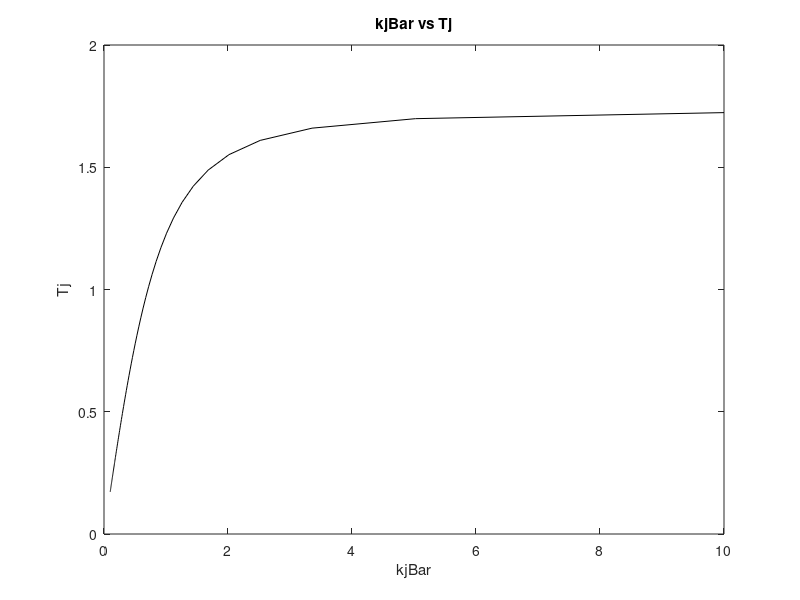
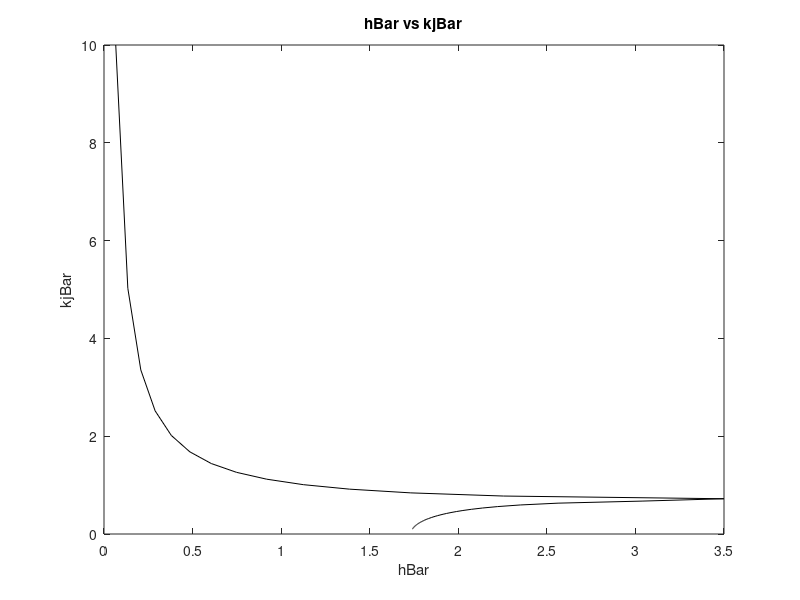
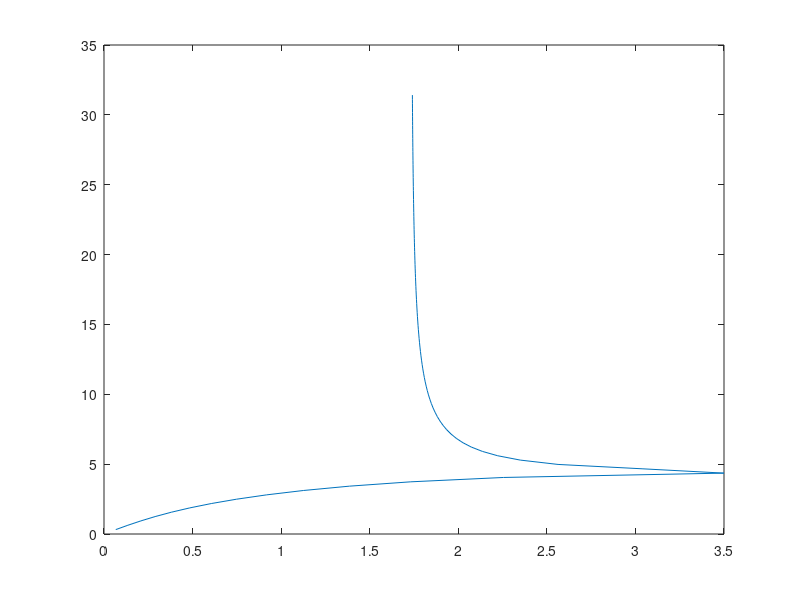

Write the MATLAB code that produced these figures, in order.
clearvars;
close all;
%Real length of box: 12.2 cm
%Water depth needs to be: 
starting_l = pi/0.1;
final_l = pi/10;
%increment = pi/0.1;
%n = (final_l-starting_l)/increment+1;
n=101;
increment = (final_l-starting_l)/(n-1);
gamma = 1;
j = 1;
gravity = 1;

l = starting_l:increment:final_l;
h = zeros(1,n);
hBar = zeros(1,n);
Tj = zeros(1,n);
kj = zeros(1,n);
kjBar = zeros(1,n);
for i=1:n
   
    kj(i) = (j*pi)/l(i);
    kjBar(i) = kj(i)*sqrt(gamma/gravity);
    %Tj(i) = sqrt((3*(gamma/gravity)*kj(i)^2))/((1+((gamma/gravity)*kj(i)^2)));
    Tj(i) = sqrt((3*kjBar(i)^2)/(1+kjBar(i)^2));
    h(i) = atanh(Tj(i))/kj(i);
    hBar(i) = h(i)*sqrt(gravity/gamma);
    
end
   
%figure;
%plot(h,l,'-k')
%xlabel('h'); ylabel('l');
%title('l vs h');

figure;
plot(kjBar,Tj,'-k')
xlabel('kjBar'); ylabel('Tj');
title('kjBar vs Tj');

figure;
plot(hBar,kjBar,'-k')
xlabel('hBar'); ylabel('kjBar');
title('hBar vs kjBar');

figure;
plot(hBar,l)